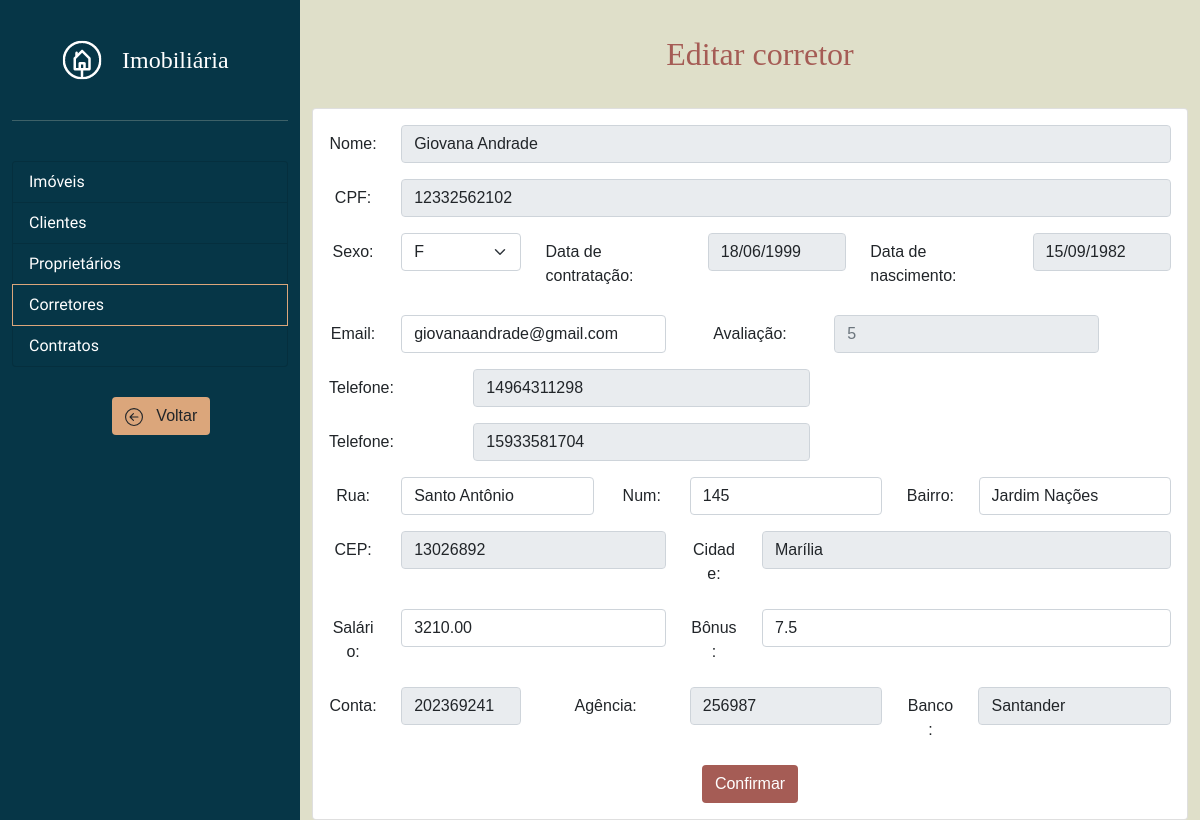
The page /pagina_corretor_editar.php?cpf=12332562102 on the database its author committed.
### tables this page shows
CREATE TABLE `corretor` (
  `cpf` bigint(11) NOT NULL,
  `nome` varchar(40) NOT NULL,
  `sexo` varchar(1) DEFAULT NULL,
  `dataNascimento` date NOT NULL,
  `email` varchar(40) NOT NULL,
  `dataContratacao` date NOT NULL,
  `salario` decimal(7,2) NOT NULL,
  `bonus` float DEFAULT NULL,
  `endBairro` varchar(40) DEFAULT NULL,
  `endRua` varchar(40) DEFAULT NULL,
  `endNum` int(5) DEFAULT NULL,
  `cep` int(8) NOT NULL,
  `agencia` int(6) NOT NULL,
  `conta` bigint(9) NOT NULL
);

CREATE TABLE `telefonecorretor` (
  `numero` bigint(12) NOT NULL,
  `cpfCorretor` bigint(11) NOT NULL
);

CREATE TABLE `cep_cidadecorretor` (
  `cep` int(8) NOT NULL,
  `cidade` varchar(40) NOT NULL
);

CREATE TABLE `agencia_bancariacorretor` (
  `banco` varchar(40) NOT NULL,
  `agenciaCorretor` int(6) NOT NULL,
  `contaCorretor` bigint(9) NOT NULL
);

### pagina_corretor_editar.php (the view, shortened to what this page needs)
<!doctype html>
<html lang="en">
    <?php
        if(!isset($_REQUEST['cpf'])) {
            header('Location: index.php');
            exit;
            return;
        } else {
            $conexao = mysqli_connect("localhost","root","", "imobiliaria") or die("Erro");
            $cpf = $_REQUEST['cpf'];
            $query = "SELECT * FROM corretor WHERE cpf = '$cpf'";
            $result = mysqli_query($conexao, $query) or die(mysql_error());
            if(!($row = mysqli_fetch_array($result))){
                header('Location: corretores.php');
                exit;
                return;
            }
        }
    ?>
  <head>
    <link rel="stylesheet" href="css/bootstrap.min.css">
    <link rel="stylesheet" href="css/style.css" />
  </head>
  <body>
    <div class="container-fluid h-100">
      <div class="row h-100">
        <div class="col-3" style="background-color: #063647; size: 20px;">
          <a href="" class="d-flex align-items-center mb-3 mb-md-0 me-md-auto text-white text-decoration-none" style="margin-top: 40px; margin-left: 50px;">
            <img src="images/logo.png" width="40px" height="40px">
            <span class="fs-4" style="margin-left: 20px; font-family: 'Playfair Display SC', serif;">
              Imobiliária
            </span>
          </a>
          <hr style="color: #DFDFC9; margin-top: 40px;">
          <div class="list-group text-white" style="margin-top: 40px; background-color: #063647; font-family: 'Taviraj', serif;">
            <a href="index.php" class="list-group-item list-group-item-action text-white" style="background-color: #063647;"> Imóveis </a>
            <a href="clientes.php" class="list-group-item list-group-item-action text-white" style="background-color: #063647;"> Clientes </a>
            <a href="proprietarios.php" class="list-group-item list-group-item-action text-white" style="background-color: #063647;"> Proprietários </a>
            <a href="corretores.php" class="list-group-item list-group-item-action text-white active" style="background-color: #063647; border-color: #DBA67B;" aria-current="true">Corretores</a>
            <a href="contratos.php" class="list-group-item list-group-item-action text-white" style="background-color: #063647;">Contratos</a>
          </div>
          <a class="btn text-dark" style="background-color: #DBA67B; margin-top: 30px; margin-left: 100px;" href="corretores.php" role="button">
            &nbsp Voltar
          </a>
        </div>
        <div class="col" style="background-color: #DFDFC9;">
          <h1 class="h2 text-center" style="font-family: 'Playfair Display SC', serif; color: #A55C55; margin-left: 20px; margin-top: 35px; margin-bottom: 35px;">
              Editar corretor
          </h1>
          <?php
          echo'
          <form action="back-end/atualizar_corretor.php" method="post">
          <div class="card text-center">
              <div class="card-body">
                <div class="mb-3 row">
                  <label for="inputNome" class="col-sm-1 col-form-label">Nome:</label>
                  <div class="col">
                    <input type="text" class="col-sm-1 form-control" id="inputNome" placeholder="Digite o nome completo" value="'.$row['nome'].'" readonly>
                  </div>
                </div>
              <div class="mb-3 row">
                  <label for="inputCPF" class="col-sm-1 col-form-label">CPF:</label>
                  <div class="col">
                    <input type="text" class="form-control" id="inputCPF" placeholder="Digite o CPF" value="'.$row['cpf'].'" readonly>
                  </div>
              </div>
              <div class="row">
                  <label for="inputSexo" class="col-sm-1 col-form-label">Sexo:</label>
                  <div class="col-sm-2">
                      <div class="input-group col-sm-6">
                          <select class="col-sm-6 form-select" id="inputSexo" name="inputSexo">';
                                    if($row['sexo'] == 'M') {
                                        echo '<option selected value="M">M</option>
                                        <option  value="F">F</option>';
                                    } else if($row['sexo'] == 'F'){
                                        echo '<option value="M">M</option>
                                        <option selected value="F">F</option>';
                                    }else {
                                        echo '<option value="M">M</option>
                                        <option value="F">F</option>';
                                    }
                                    echo '
                                    </select>
                                </div>
                            </div>
                  <label for="inputDataContratacao" class="col col-form-label text-start">Data de contratação:</label>
                  <div class="col text-start w-100">
                    <input type="text" class="form-control" id="inputDataContratacao" placeholder="00/00/0000" value="'.date("d/m/Y", strtotime($row['dataContratacao'])).'" readonly>
                  </div>
                  <label for="inputDataNasc" class="col col-form-label text-start">Data de nascimento:</label>
                  <div class="col text-start w-100">
                    <input type="text" class="form-control" id="inputDataNasc" placeholder="00/00/0000" value="'.date("d/m/Y", strtotime($row['dataNascimento'])).'" readonly>
                  </div>
              </div>
              <div class="mb-3 row" style="margin-top: 20px;">
                  <label for="inputEmail" class="col-sm-1 col-form-label">Email:</label>
                  <div class="col-4">
                    <input type="text" class="col-sm-1 form-control" id="inputEmail" name="inputEmail" placeholder="exemplo@gmail.com" value="'.$row['email'].'">
                  </div>
                  <label for="inputAvaliacao" class="col-sm-2 col-form-label">Avaliação:</label>
                <div class="col-sm-4">
                  <input type="text" class="col-sm-1 form-control" id="inputAvaliacao" placeholder="5" disabled readonly  value="'.$row['avaliacao'].'">
                </div>
              </div>';
              $query = "SELECT * FROM telefonecorretor WHERE cpfCorretor = '$cpf'";
              $result1 = mysqli_query($conexao, $query) or die(mysql_error());
              while($row1 = mysqli_fetch_array($result1)) {
                  echo '
                  <div class="mb-3 row">
                      <label for="inputTelefone" class="col-sm-2 col-form-label text-start">Telefone:</label>
                          <div class="col-sm-5">
                          <input type="text" class="col-sm-1 form-control" placeholder="Ex: (18) 98745-9633" value="'.$row1['numero'].'" readonly>
                          </div>
                  </div>';
              }
              echo '
                <div class="mb-3 row">
                  <label for="inputRua" class="col-sm-1 col-form-label">Rua:</label>
                  <div class="col-sm-3">
                    <input type="text" class="col-sm-1 form-control" id="inputRua" name="inputRua" placeholder="Digite o nome da rua" value="'.$row['endRua'].'">
                  </div>
                  <label for="inputNum" class="col-sm-1 col-form-label">Num:</label>
                  <div class="col">
                    <input type="text" class="col-sm-1 form-control" id="inputNum" name="inputNum" placeholder="Digite o número da rua" value="'.$row['endNum'].'">
                  </div>
                  <label for="inputBairro" class="col-sm-1 col-form-label">Bairro:</label>
                  <div class="col-sm-3">
                    <input type="text" class="col-sm-1 form-control" id="inputBairro" name="inputBairro" placeholder="Digite o nome do bairro" value="'.$row['endBairro'].'">
                  </div>
                </div>
              <div class="mb-3 row">
                  <label for="inputCEP" class="col-sm-1 col-form-label">CEP:</label>
                  <div class="col">
                    <input type="text" class="col-sm-1 form-control" id="inputCEP" placeholder="Insira CEP válido: 12345-678" value="'.$row['cep'].'" readonly>
                  </div>
                  ';
                  $cep = $row['cep'];
                  $query = "SELECT * FROM CEP_CidadeCorretor WHERE cep = '$cep'";
                  $result1 = mysqli_query($conexao, $query) or die(mysql_error());
                  if($row1 = mysqli_fetch_array($result1)) {
                    echo '
                    <label for="inputCidade" class="col-sm-1 col-form-label">Cidade:</label>
                    <div class="col-sm-6">
                        <input type="text" class="col-sm-1 form-control" id="inputCidade" placeholder="Digite o nome da cidade" value="'.$row1['cidade'].'" readonly>
                    </div>';
                  }
                  echo '
              </div>
              <div class="mb-3 row">
                <label for="inputSalario" class="col-sm-1 col-form-label">Salário:</label>
                <div class="col">
                  <input type="text" class="col-sm-1 form-control" id="inputSalario" name="inputSalario" placeholder="R$1.587,32" value="'.$row['salario'].'">
                </div>
                <label for="inputBonus" class="col-sm-1 col-form-label">Bônus:</label>
                <div class="col-sm-6">
                  <input type="text" class="col-sm-1 form-control" name="inputBonus" id="inputBonus" placeholder="Nenhum" value="'.$row['bonus'].'">
                </div>
            </div>
            <div class="mb-3 row">
              <label for="inputConta" class="col-sm-1 col-form-label">Conta:</label>
              <div class="col-2">
                <input type="text" class="col form-control" id="inputConta" placeholder="Digite o número da conta" value="'.$row['conta'].'" readonly>
              </div>
              <label for="inputAgencia" class="col-2 col-form-label text-center">Agência:</label>
              <div class="col-sm-3">
                <input type="text" class="col-sm-1 form-control" id="inputAgencia" placeholder="Digite o nome da agência" value="'.$row['agencia'].'" readonly>
              </div>';
              $agencia = $row['agencia'];
              $conta = $row['conta'];
              $query = "SELECT * FROM agencia_bancariaCorretor WHERE agenciaCorretor = '$agencia' AND contaCorretor  = '$conta'";
              $result1 = mysqli_query($conexao, $query);
              if($row1 = mysqli_fetch_array($result1)) {
                  echo '
                  <label for="inputBanco" class="col-sm-1 col-form-label">Banco:</label>
                  <div class="col-sm-3">
                    <input type="banco" class="col-sm-1 form-control" name="inputBanco" id="inputBanco" placeholder="Ex: Itaú" value="'.$row1['banco'].'" readonly>
                  </div>
                ';
              }
              echo '
            </div>
            <input type="text" class="d-none" name="inputC" value="'.$row['cpf'].'">
            <button class="btn text-white" style="background-color: #A55C55;" type="submit" name="submit">Confirmar</button>
            </div>
            </div>
            </form>';
            ?>
      </div>
      </div>
    </div>
  </body>
</html>

### css/style.css (style rules this page uses)
html, body { height: 100%; font-family: 'Red Hat Text', sans-serif; }

### rows shown on the page
corretor: nome "Giovana Andrade", cpf "12332562102", inputSexo "F", dataContratacao "18/06/1999", dataNascimento "15/09/1982", inputEmail "giovanaandrade@gmail.com", inputRua "Santo Antônio", inputNum "145", inputBairro "Jardim Nações", cep "13026892", inputSalario "3210.00", inputBonus "7.5", conta "202369241", agencia "256987"
telefonecorretor: numero "14964311298"
telefonecorretor: numero "15933581704"
cep_cidadecorretor: cidade "Marília"
agencia_bancariacorretor: inputBanco "Santander"
